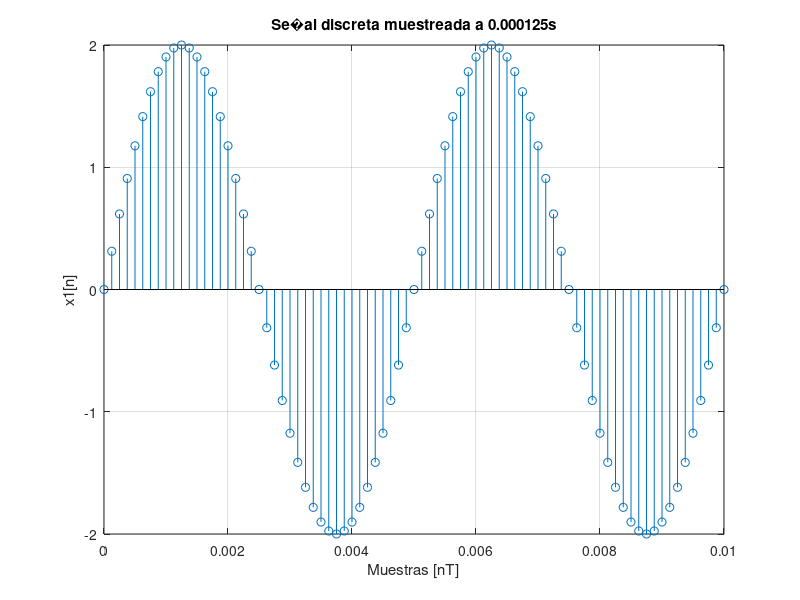
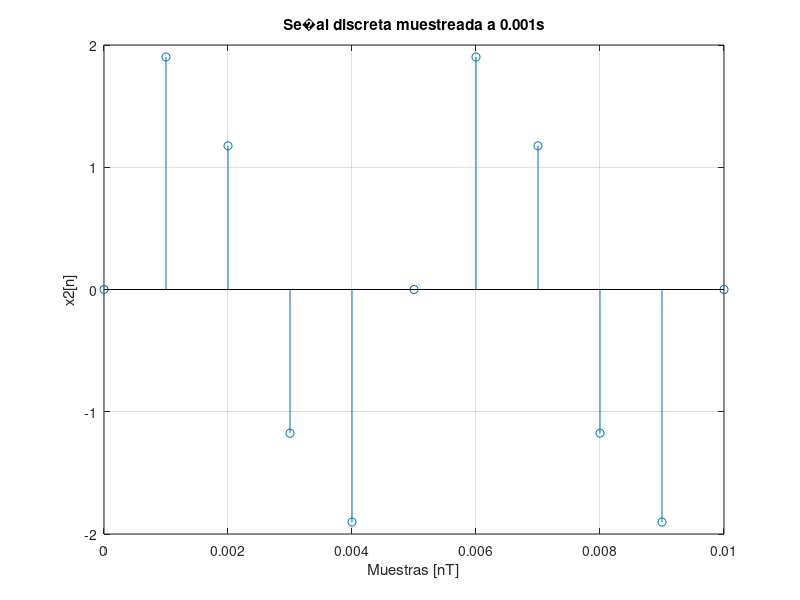
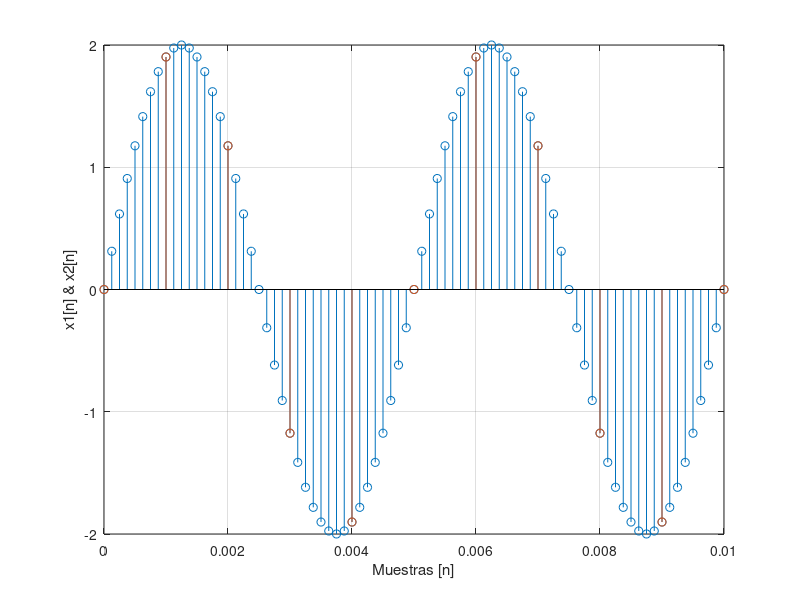

Write the MATLAB code that produced these figures, in order.
function main
    ejercicio3()
end

function ejercicio1 ()
% Funcion que resuelve el ejercicio 1

    clc
    clear all
    
    t1 = 0:0.0001:30;
    A = exp(-0.1*t1).*sin(2/3*t1);
    figure('Name','Ejercicio 2 - A','NumberTitle','off')
    plot(t1,A);ylabel ('A(t)'); xlabel ('Tiempo [s]'); grid on; 
    
    t2 = -1:0.0001:5;
    u1 = ones(1,length(t2));
    u2 = ones(1,length(t2)); u2(1:find(t2==1))=0;
    u3 = 2*ones(1,length(t2)); u3(1:find(t2==3))=0;
    B = u1-u2+u3;
    figure('Name','Ejercicio 2 - B','NumberTitle','off')
    plot(t2,B); ylabel ('B(t)'); xlabel ('Tiempo [s]'); grid on; 
    
    n = -1:1:5;
    d1 = zeros(1,length(n)); d1(find(n==-1))=1;
    d2 = zeros(1,length(n)); d2(find(n==0))=1;
    u1 = ones(1,length(n));
    u2 = ones(1,length(n)); u2(1:find(n==1))=0;
    C = d1-d2+u1-u2;
    figure('Name','Ejercicio 2 - B','NumberTitle','off')
    stem(n,C); ylabel ('C[n]'); xlabel ('Muestras [n]'); grid on; 

end

function ejercicio3 ()
% Funcion que resuelve el ejercicio 3

    % Definicion de los periodos de muestreo [s]
    t_final = 0.01;
    F = 8000;
    % Definicion de la cantindad de muestras en funcion de T
    n1 = 0:1/F:t_final;
    % Definicion de la frecuencia [Hz]
    f = 200;
    % Definicion de las funciones discretas (Digital)
    x1 = 2*sin(2*pi*f*n1);
    % Ploteo de los resultados
    figure('Name','Ejercicio 2 - B','NumberTitle','off')
    stem(n1,x1);title (['Se�al discreta muestreada a ',num2str(1/F), 's']); ylabel ('x1[n]'); xlabel ('Muestras [nT]'); grid on; 
    
    % Definicion de los periodos de muestreo [s]
    F = 1000;
    % Definicion de la cantindad de muestras en funcion de T
    n2 = 0:1/F:t_final;
    % Definicion de la frecuencia [Hz]
    f = 200;
    % Definicion de las funciones discretas (Digital)
    x2 = 2*sin(2*pi*f*n2);
    % Ploteo de los resultados
    figure('Name','Ejercicio 2 - B','NumberTitle','off')
    stem(n2,x2);title (['Se�al discreta muestreada a ',num2str(1/F), 's']); ylabel ('x2[n]'); xlabel ('Muestras [nT]'); grid on; 
    
    figure('Name','Ejercicio 2 - B','NumberTitle','off')
    stem(n1,x1);ylabel ('x1[n] & x2[n]'); xlabel ('Muestras [n]'); grid on
    hold on
    stem(n2,x2)
    
end

function ejercicio4 ()
% Funcion que resuelve el ejercicio 3  
    
    fact2(2)
    
    function output = fact2(x)
        if(length(x)>1 || x<0)
            output = 'La entrada debe ser un entero positivo';
        else
            a = 1;
            k = 1;
            while k < x
                k = k+1;
                a = a*k;
            end
            output = a;
        end        
    end
end

function ejercicio5 ()

    n = linspace(0,68,68);
    x = 5*sin(pi*n/10+pi/4);
    x1 = 5*sin(pi*(n-1)/10+pi/4);
    x2 = 5*sin(pi*(n-2)/10+pi/4);
    x3 = 5*sin(pi*(n-3)/10+pi/4);
    x4 = 5*sin(pi*(n-4)/10+pi/4);
    x5 = 5*sin(pi*(n-5)/10+pi/4);
    
    figure
    y = (32/63)*(x+(1/2)*x1+(1/4)*x2+(1/8)*x3+(1/16)*x4+(1/16)*x5);
    stem (n,x2l);

end
